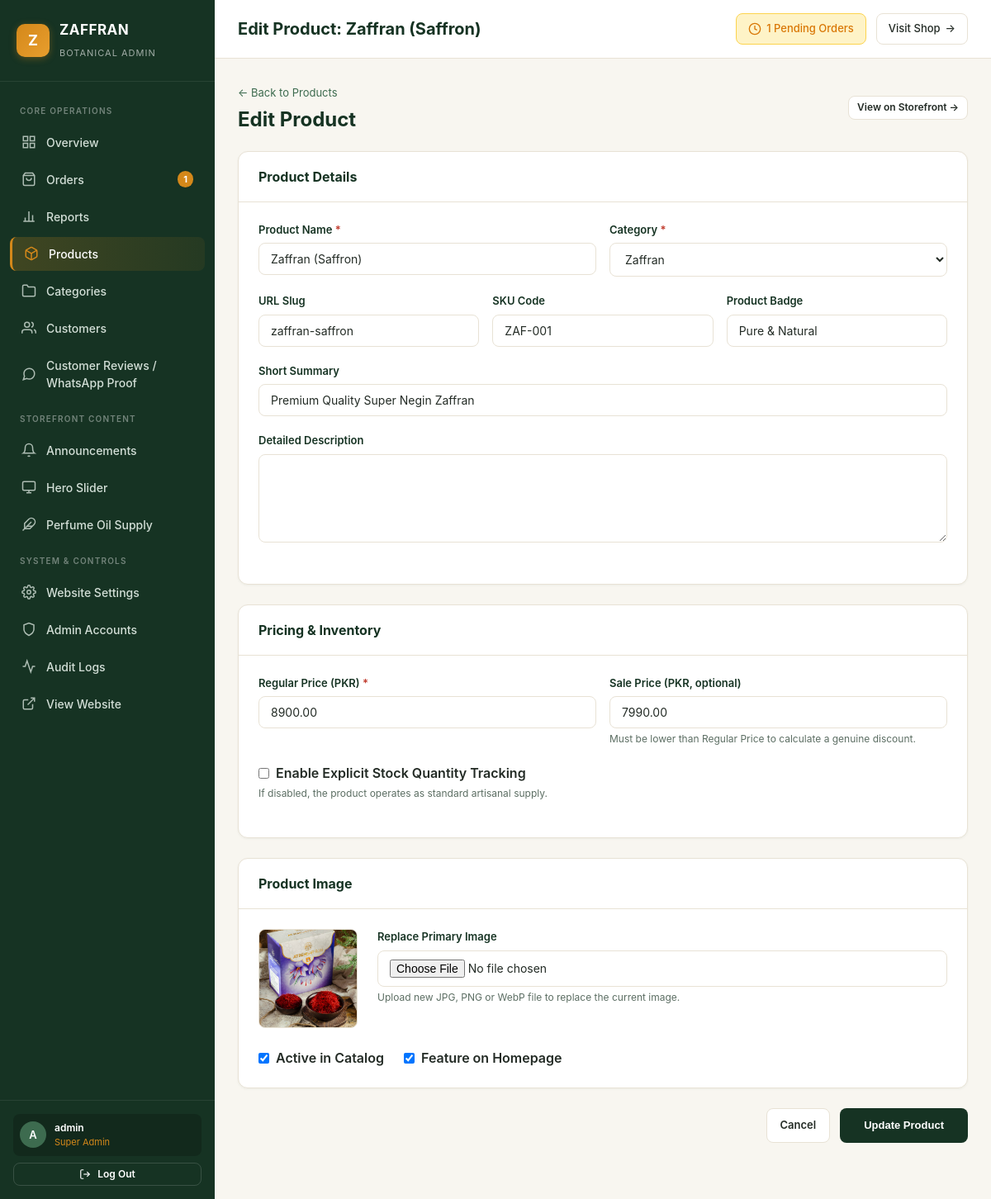
Page /admin/product-edit.php?id=1 (signed in) on the committed database.
### tables this page shows
CREATE TABLE `products` (
  `id` int(10) unsigned NOT NULL AUTO_INCREMENT,
  `name` varchar(200) NOT NULL,
  `slug` varchar(200) NOT NULL,
  `category` varchar(100) NOT NULL,
  `category_slug` varchar(100) NOT NULL DEFAULT 'perfumes',
  `badge` varchar(100) DEFAULT NULL,
  `short_desc` varchar(255) DEFAULT NULL,
  `long_desc` text DEFAULT NULL,
  `price` decimal(12,2) NOT NULL,
  `sale_price` decimal(12,2) DEFAULT NULL,
  `image_url` varchar(255) NOT NULL,
  `is_featured` tinyint(1) NOT NULL DEFAULT 1,
  `is_active` tinyint(1) NOT NULL DEFAULT 1,
  `stock` int(10) unsigned NOT NULL DEFAULT 50,
  `track_stock` tinyint(1) NOT NULL DEFAULT 0,
  `sku` varchar(64) DEFAULT NULL,
  `created_at` datetime NOT NULL DEFAULT current_timestamp(),
  PRIMARY KEY (`id`),
  UNIQUE KEY `slug` (`slug`)
);

CREATE TABLE `categories` (
  `id` int(10) unsigned NOT NULL AUTO_INCREMENT,
  `name` varchar(100) NOT NULL,
  `slug` varchar(100) NOT NULL,
  `description` text DEFAULT NULL,
  `image_url` varchar(255) DEFAULT NULL,
  `display_order` int(11) DEFAULT 0,
  `is_active` tinyint(1) DEFAULT 1,
  `created_at` datetime DEFAULT current_timestamp(),
  PRIMARY KEY (`id`),
  UNIQUE KEY `slug` (`slug`)
);

### admin/product-edit.php (the view, shortened to what this page needs)
<?php
$db = getDbConnection();
$productId = (int)($_GET['id'] ?? 0);
$stmt = $db->prepare("SELECT * FROM products WHERE id = ? LIMIT 1");
$stmt->execute([$productId]);
$product = $stmt->fetch();
$categories = $db->query("SELECT id, name, slug FROM categories WHERE is_active = 1 ORDER BY display_order ASC")->fetchAll();
require_once __DIR__ . '/header.php';
?>
<div style="max-width: 900px; margin: 0 auto;">
  <div style="margin-bottom: 20px; display: flex; justify-content: space-between; align-items: center; flex-wrap: wrap; gap: 12px;">
    <div>
      <a href="products.php" style="color: var(--admin-sage); text-decoration: none; font-size: 13px;">&larr; Back to Products</a>
      <h2 style="font-size: 24px; color: var(--admin-forest); margin-top: 4px;">Edit Product</h2>
    </div>
    <div>
      <a href="../product.php?slug=<?php echo urlencode($product['slug']); ?>" target="_blank" class="btn btn-secondary btn-sm">
        View on Storefront &rarr;
      </a>
    </div>
  </div>
  <form method="POST" enctype="multipart/form-data">
    <div class="admin-card">
      <div class="admin-card-header">
        <div class="admin-card-title">Product Details</div>
      </div>
      <div class="admin-card-body">
        <div class="form-row">
          <div class="form-group" style="flex: 2;">
            <label class="form-label" for="name">Product Name <span class="required">*</span></label>
            <input type="text" id="name" name="name" class="form-control" required value="<?php echo htmlspecialchars($product['name']); ?>">
          </div>
          <div class="form-group" style="flex: 1;">
            <label class="form-label" for="category_slug">Category <span class="required">*</span></label>
            <select id="category_slug" name="category_slug" class="form-control" required>
              <?php foreach ($categories as $c): ?>
                <option value="<?php echo htmlspecialchars($c['slug']); ?>" <?php echo $product['category_slug'] === $c['slug'] ? 'selected' : ''; ?>>
                  <?php echo htmlspecialchars($c['name']); ?>
                </option>
              <?php endforeach; ?>
            </select>
          </div>
        </div>
        <div class="form-row">
          <div class="form-group">
            <label class="form-label" for="slug">URL Slug</label>
            <input type="text" id="slug" name="slug" class="form-control" value="<?php echo htmlspecialchars($product['slug']); ?>">
          </div>
          <div class="form-group">
            <label class="form-label" for="sku">SKU Code</label>
            <input type="text" id="sku" name="sku" class="form-control" value="<?php echo htmlspecialchars($product['sku'] ?? ''); ?>">
          </div>
          <div class="form-group">
            <label class="form-label" for="badge">Product Badge</label>
            <input type="text" id="badge" name="badge" class="form-control" placeholder="E.g. Best Seller" value="<?php echo htmlspecialchars($product['badge'] ?? ''); ?>">
          </div>
        </div>
        <div class="form-group">
          <label class="form-label" for="short_desc">Short Summary</label>
          <input type="text" id="short_desc" name="short_desc" class="form-control" value="<?php echo htmlspecialchars($product['short_desc'] ?? ''); ?>">
        </div>
        <div class="form-group">
          <label class="form-label" for="long_desc">Detailed Description</label>
          <textarea id="long_desc" name="long_desc" class="form-control" rows="5"><?php echo htmlspecialchars($product['long_desc'] ?? ''); ?></textarea>
        </div>
      </div>
    </div>
    <div class="admin-card">
      <div class="admin-card-header">
        <div class="admin-card-title">Pricing & Inventory</div>
      </div>
      <div class="admin-card-body">
        <div class="form-row">
          <div class="form-group">
            <label class="form-label" for="price">Regular Price (PKR) <span class="required">*</span></label>
            <input type="number" step="0.01" min="0" id="price" name="price" class="form-control" required value="<?php echo htmlspecialchars($product['price']); ?>">
          </div>
          <div class="form-group">
            <label class="form-label" for="sale_price">Sale Price (PKR, optional)</label>
            <input type="number" step="0.01" min="0" id="sale_price" name="sale_price" class="form-control" placeholder="Leave empty for regular price" value="<?php echo htmlspecialchars($product['sale_price'] ?? ''); ?>">
            <div class="form-help">Must be lower than Regular Price to calculate a genuine discount.</div>
          </div>
        </div>
        <div class="form-row">
          <div class="form-group">
            <label style="display: flex; align-items: center; gap: 8px; font-weight: 600; cursor: pointer;">
              <input type="checkbox" name="track_stock" value="1" id="trackStockCheck" <?php echo !empty($product['track_stock']) ? 'checked' : ''; ?>>
              Enable Explicit Stock Quantity Tracking
            </label>
            <div class="form-help">If disabled, the product operates as standard artisanal supply.</div>
          </div>
        </div>
      </div>
    </div>
    <div class="admin-card">
      <div class="admin-card-header">
        <div class="admin-card-title">Product Image</div>
      </div>
      <div class="admin-card-body">
        <div style="display: flex; gap: 24px; align-items: flex-start; flex-wrap: wrap;">
          <div style="width: 120px; height: 120px; border-radius: 8px; overflow: hidden; border: 1px solid var(--admin-card-border); background: #F8F6F0; display: flex; align-items: center; justify-content: center;">
            <?php if (!empty($product['image_url'])): ?>
              <img src="../<?php echo htmlspecialchars($product['image_url']); ?>" alt="" style="width: 100%; height: 100%; object-fit: cover;">
            <?php else: ?>
              <span style="color: var(--admin-text-muted); font-size: 12px;">No Image</span>
            <?php endif; ?>
          </div>
          <div style="flex: 1; min-width: 260px;">
            <div class="form-group">
              <label class="form-label" for="product_image">Replace Primary Image</label>
              <input type="file" id="product_image" name="product_image" class="form-control" accept="image/jpeg,image/png,image/webp">
              <div class="form-help">Upload new JPG, PNG or WebP file to replace the current image.</div>
            </div>
          </div>
        </div>
        <div style="display: flex; gap: 24px; margin-top: 24px;">
          <label style="display: flex; align-items: center; gap: 8px; font-weight: 600; cursor: pointer;">
            <input type="checkbox" name="is_active" value="1" <?php echo !empty($product['is_active']) ? 'checked' : ''; ?>>
            Active in Catalog
          </label>
          <label style="display: flex; align-items: center; gap: 8px; font-weight: 600; cursor: pointer;">
            <input type="checkbox" name="is_featured" value="1" <?php echo !empty($product['is_featured']) ? 'checked' : ''; ?>>
            Feature on Homepage
          </label>
        </div>
      </div>
    </div>
    <div style="display: flex; justify-content: flex-end; gap: 12px; margin-bottom: 40px;">
      <a href="products.php" class="btn btn-secondary">Cancel</a>
      <button type="submit" class="btn btn-primary" style="padding: 12px 28px;">Update Product</button>
    </div>
  </form>
</div>
<?php require_once __DIR__ . '/footer.php'; ?>

### admin/admin.css (style rules this page uses)
:root { --admin-bg: #F8F6F0; --admin-card: #FFFFFF; --admin-card-border: #E8E2D5; --admin-forest: #163323; --admin-forest-hover: #1e4530; --admin-forest-dark: #0f2318; --admin-sage: #3D6B4F; --admin-sage-light: #EBF2EC; --admin-saffron: #D4881A; --admin-saffron-light: #FFF4E5; --admin-saffron-dark: #B36F0F; --admin-text-main: #232B25; --admin-text-muted: #5C6E63; --admin-border: #E2DBD0; --admin-border-subtle: #EDE7DD; --admin-danger: #C0392B; --admin-danger-light: #FDE8E8; --admin-success: #1E7E34; --admin-success-light: #E8F5E9; --admin-warning: #D97706; --admin-warning-light: #FEF3C7; --admin-info: #2B6CB0; --admin-info-light: #EBF8FF; --admin-font: -apple-system, BlinkMacSystemFont, "Segoe UI", Roboto, "Helvetica Neue", Arial, sans-serif; --admin-sidebar-width: 260px; --admin-radius: 12px; --admin-radius-sm: 8px; --admin-shadow-sm: 0 1px 3px rgba(22, 51, 35, 0.05); --admin-shadow-md: 0 4px 12px rgba(22, 51, 35, 0.06); --admin-shadow-lg: 0 10px 24px rgba(22, 51, 35, 0.08); }
* { box-sizing: border-box; margin: 0; padding: 0; }
body.admin-body { font-family: var(--admin-font); background-color: var(--admin-bg); color: var(--admin-text-main); line-height: 1.5; -webkit-font-smoothing: antialiased; min-height: 100vh; }
.admin-card { background: var(--admin-card); border: 1px solid var(--admin-card-border); border-radius: var(--admin-radius); box-shadow: var(--admin-shadow-sm); margin-bottom: 24px; overflow: hidden; }
.admin-card-header { padding: 18px 24px; border-bottom: 1px solid var(--admin-card-border); display: flex; align-items: center; justify-content: space-between; flex-wrap: wrap; gap: 12px; }
.admin-card-title { font-size: 16px; font-weight: 700; color: var(--admin-forest); }
.admin-card-body { padding: 24px; }
.btn { display: inline-flex; align-items: center; justify-content: center; gap: 8px; padding: 9px 16px; border-radius: var(--admin-radius-sm); font-size: 13px; font-weight: 600; text-decoration: none; cursor: pointer; border: 1px solid transparent; transition: all 0.15s ease; line-height: 1.2; }
.btn-primary { background: var(--admin-forest); color: #FFFFFF; }
.btn-secondary { background: #FFFFFF; border-color: var(--admin-card-border); color: var(--admin-text-main); }
.btn-sm { padding: 6px 10px; font-size: 12px; }
.form-group { margin-bottom: 20px; }
.form-label { display: block; font-size: 13px; font-weight: 600; color: var(--admin-forest); margin-bottom: 6px; }
.form-label .required { color: var(--admin-danger); }
.form-control { width: 100%; padding: 10px 14px; font-size: 14px; font-family: inherit; color: var(--admin-text-main); background: #FFFFFF; border: 1px solid var(--admin-card-border); border-radius: var(--admin-radius-sm); transition: border-color 0.15s ease, box-shadow 0.15s ease; }
textarea.form-control { min-height: 100px; resize: vertical; }
.form-help { font-size: 12px; color: var(--admin-text-muted); margin-top: 4px; }
.form-row { display: grid; grid-template-columns: repeat(auto-fit, minmax(240px, 1fr)); gap: 16px; }

### rows in the picture
products: name "Zaffran (Saffron)", category_slug "Zaffran", slug "zaffran-saffron", sku "ZAF-001", badge "Pure & Natural", short_desc "Premium Quality Super Negin Zaffran", price "8900.00", sale_price "7990.00", image_url (picture), is_active "☑", is_featured "☑"

### other values in the picture
$pendingOrdersCount "1"
substr($currentAdmin['username'], 0, 1) "A"
$currentAdmin['username'] "admin"
str_replace('_', ' ', $currentAdmin['role']) "Super Admin"
$pageTitle "Edit Product: Zaffran (Saffron)"
